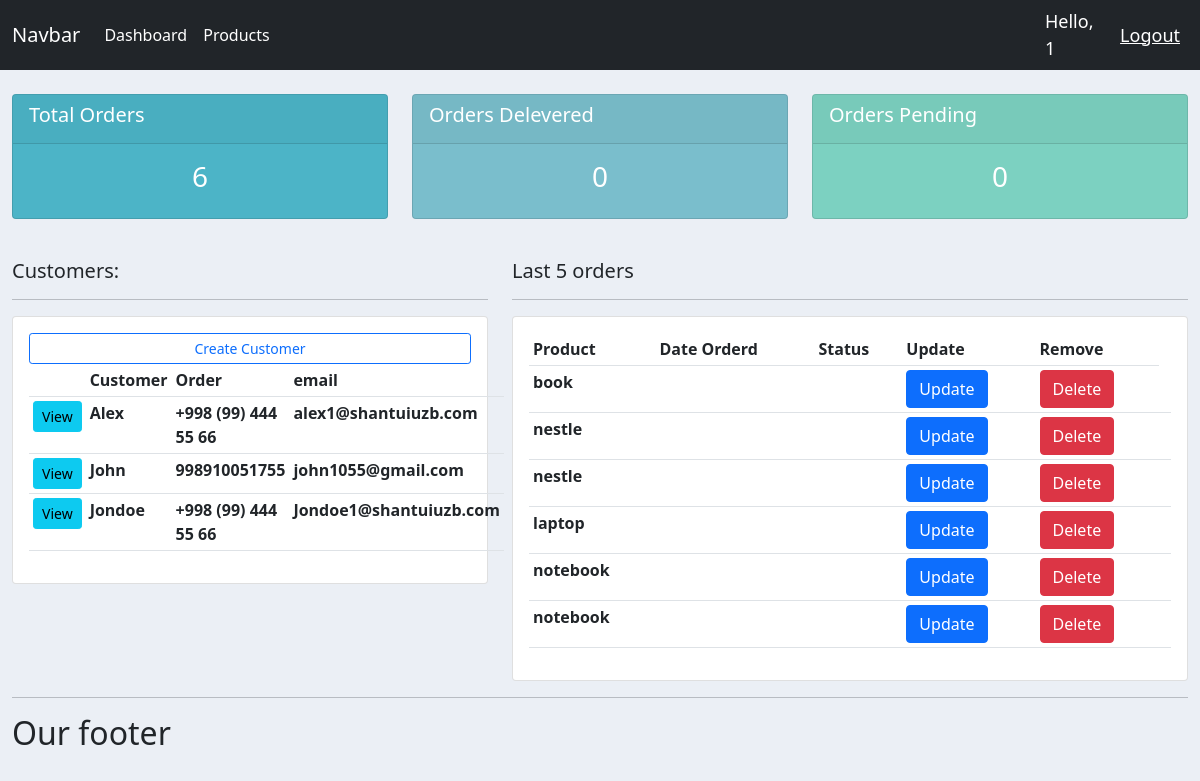
Before: / (signed in) with the older database file.
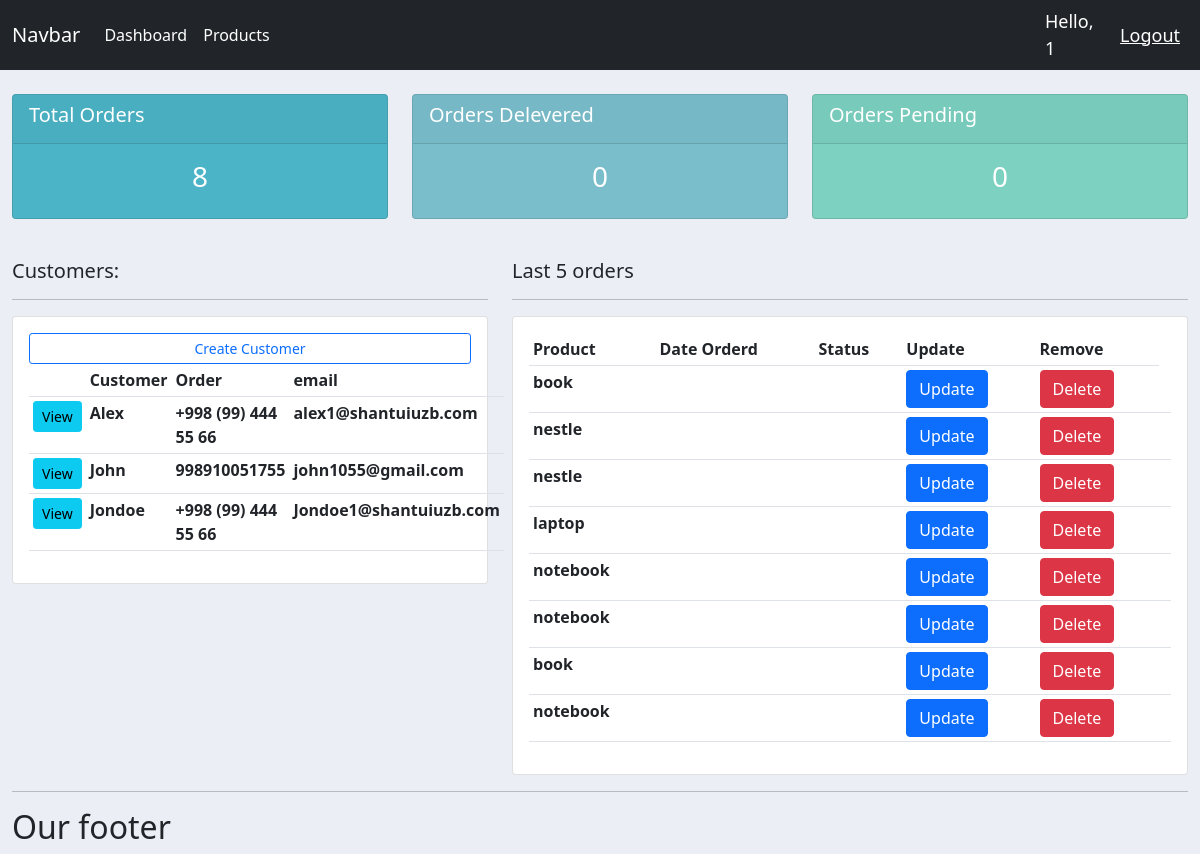
After: the same page with the newer database file.
### main/models.py (models this page shows, shortened)
class Customer(models.Model):
    name = models.CharField(max_length=100, null=True)
    phone = models.CharField(max_length=100, null=True)
    email = models.CharField(max_length=100, null=True)
    data_create = models.DateTimeField(auto_now_add=True, null=True)

class Order(models.Model):
    STATUS = (
        ('Waiting', 'Waiting'),
        ('Deliver', 'Deliver'),
    )
    customer = models.ForeignKey(Customer, null=True, on_delete=models.SET_NULL)
    product = models.ForeignKey(Product, null=True, on_delete=models.SET_NULL)
    data_created = models.DateTimeField(auto_now_add=True, null=True)
    status = models.CharField(max_length=200, null=True, choices=STATUS)
    note = models.CharField(max_length=1000, null=True)

class Product(models.Model):
    CATEGORY = (
        ('Indoor', 'Indoor'),
        ('Out door', 'Out door'),
    )
    name = models.CharField(max_length=100, null=True)
    price = models.FloatField(null=True)
    category = models.CharField(max_length=200, null=True, choices=CATEGORY)
    description = models.CharField(max_length=100, null=True)
    date_create = models.DateTimeField(auto_now_add=True, null=True)
    def __str__(self):
        return self.name

### main/views.py (the view)
# urls.py: 2. Add a URL to urlpatterns:  path('', views.home, name='home')
@login_required(login_url='login')
def home(request):
    orders = Order.objects.all()
    customers = Customer.objects.all()
    total_customers = customers.count()
    total_orders = orders.count()
    delivered = orders.filter(status='Delivered').count()
    pending = orders.filter(status='Pending').count()
    context = {'orders': orders, 'customers': customers,
               'total_customers': total_customers, 'delivered': delivered,
               'total_orders': total_orders, 'pending': pending}
    return render(request, 'main/home.html', context)

### main/templates/main/home.html
{% extends 'base.html' %}
{% block content %}
{% include 'main/status.html' %}
<br>
<div class="row">
    <div class="col-md-5">
        <h5>Customers:</h5>
        <hr>
        <div class="card card-body">
            <a class="btn btn-outline-primary btn-sm btn-block" href="">Create Customer</a>
            <table class="table table-sm">
                <tr>
                    <td></td>
                    <th>Customer</th>
                    <th>Order</th>
                    <th>email</th>
                </tr>
                {% for customer in customers %}
                    <tr>
                        <td><a class='btn btn-sm btn-info' href="{% url 'customer' customer.id %}">View</a></td>
                        <th>{{customer.name}}</th>
                        <th>{{customer.phone}}</th>
                        <th>{{customer.email}}</th>
                    </tr>
                {% endfor %}
            </table>
        </div>
    </div>
    <div class="col-md-7">
        <h5>Last 5 orders</h5>
        <hr>
        <div class="card card-body">
            <table class="table table-sm">
                <tr>
                    <th>Product</th>
                    <th>Date Orderd</th>
                    <th>Status</th>
                    <th>Update</th>
                    <th>Remove</th>
                </tr>
                {% for order in orders %}
                <tr>
                    <th>{{order.product}}</th>
                    <th>{{order.date_order}}</th>
                    <th>{{order_status}}</th>
                    <th><a class="btn btn-primary" href="{% url 'update_order' order.id %}">Update</a></th>
                    <th><a class="btn btn-danger" href="{% url 'delete_order' order.id %}">Delete</a></th>
                    <th></th>
                </tr>
                {% endfor %}
            </table>
        </div>
    </div>
{% endblock %}

### main/templates/base.html (shortened to what this page needs)
{% load static %}
<!doctype html>
<html lang="en">
<head>
    <link href="https://cdn.jsdelivr.net/npm/bootstrap@5.0.2/dist/css/bootstrap.min.css" rel="stylesheet">
    <link rel="stylesheet" type="text/css" href="{% static '/css/main.css' %}">
</head>
<body>
<nav class="navbar navbar-expand-lg navbar-dark bg-dark">
  <div class="container-fluid">
    <a class="navbar-brand" href="#">Navbar</a>
    <div class="collapse navbar-collapse" id="navbarSupportedContent">
      <ul class="navbar-nav me-auto mb-2 mb-lg-0">
        <li class="nav-item">
              <a class="nav-link active" aria-current="page" href="{% url 'home' %}">Dashboard</a>
        </li>
          <li>
          <a class="nav-link active" href="{% url 'products'  %}"  aria-disabled="true">Products</a>
        </li>
      </ul>
    </div>
  </div>
    <span class="hello-msg">Hello, {{ request.user }}</span>
    <span> <a class="hello-msg" href="{% url 'logout' %}"> Logout </a> </span>
</nav>
   <div class="container-fluid">
    {% block content %}
    {% endblock %}
    </div>
<hr>
<h2>Our footer</h2>
</body>
</html>

### main/templates/main/status.html
{% block content %}
<br>
<div class="row">
    <div class="col">
        <div class="col-md">
            <div class="card taxt-center text-white mb-3" id="total-orders">
                <div class="card-header">
                    <h5 class="card-title"> Total Orders</h5>
                </div>
                <div class="card-body">
                    <h3 class="card-title text-center">{{total_orders}}</h3>
                </div>
            </div>
        </div>
    </div>
    <div class="col">
        <div class="col-md">
            <div class="card taxt-center text-white mb-3" id="orders-delivered">
                <div class="card-header">
                    <h5 class="card-title">Orders Delevered</h5>
                </div>
                <div class="card-body">
                    <h3 class="card-title text-center">{{delivered}}</h3>
                </div>
            </div>
        </div>
    </div>
    <div class="col">
        <div class="col-md">
            <div class="card taxt-center text-white mb-3" id="orders-pending">
                <div class="card-header">
                    <h5 class="card-title">Orders Pending</h5>
                </div>
                <div class="card-body">
                    <h3 class="card-title text-center">{{pending}}</h3>
                </div>
            </div>
        </div>
    </div>
</div>
{% endblock %}

### main/static/css/main.css (style rules this page uses)
body { background-color: #ebeff5; }
#total-orders { background-color: #4cb4c7; }
#orders-delivered { background-color: #7abecc; }
#orders-pending { background-color: #7CD1C1; }

### main/templates/base.html (style rules this page uses)
.hello-msg { font-size: 18px; color: #fff; margin-right: 20px; }

Changed rows visible on the page:
added Order: product "book"
added Order: product "notebook"
Other visible differences:
{{ total_orders }}: "6" → "8"
